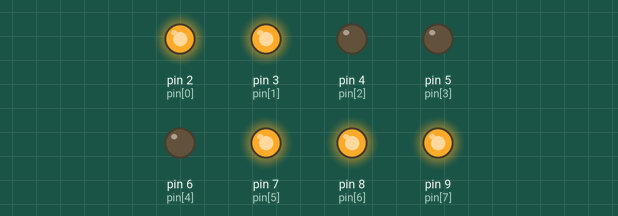
Recording of a sketch running on a simulated Arduino Uno, built with avr-gcc and run on an emulated ATmega328P. Shown: output pins drawn as LEDs (lit = HIGH).

Above: at 0.2 s.
At 1.2 s:
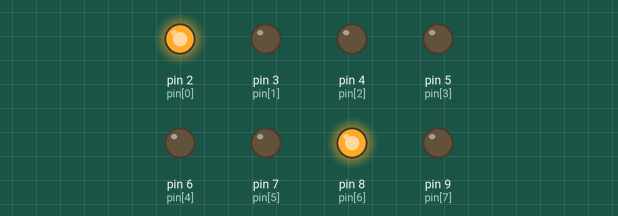
At 1.7 s:
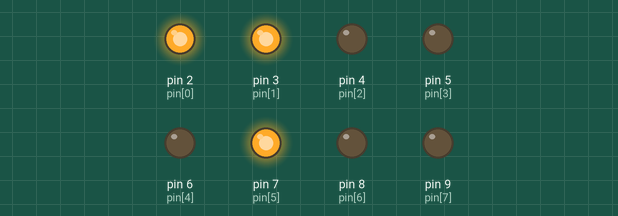
At 2.7 s:
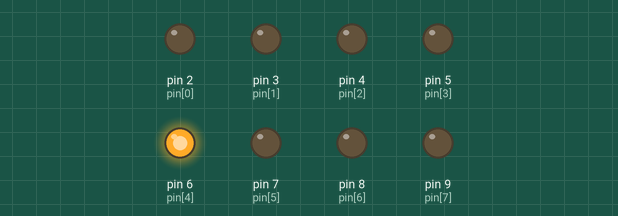
At 3.7 s:
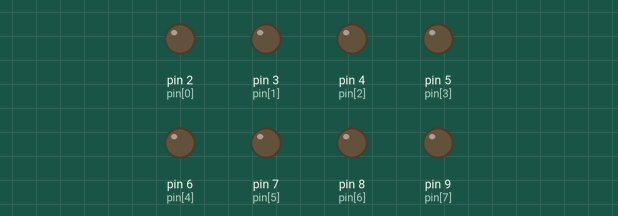
At 5.2 s:
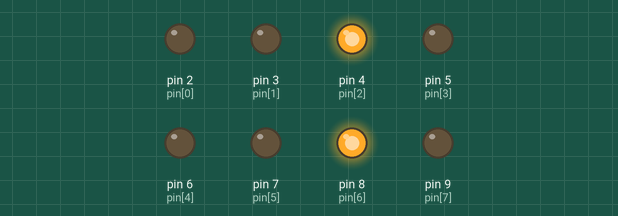
Timing chart, 0 to 5.9 s (numbered marks = the images above):
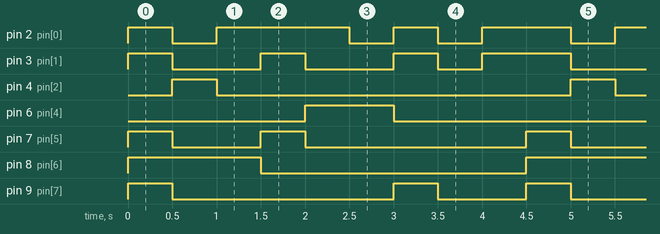

The sketch:

7segment.ino
```cpp
/*How to use a seven-segment LED display.
  created by the SriTu Tech team.
  Read the code below and use it for any of your creations.
  https://srituhobby.com
*/
byte pin[] = {2, 3, 4, 5, 6, 7, 8, 9};//arduino pin array

int number[9][8] = {//number array
  {1, 1, 0, 0, 0, 1, 1, 1},//1
  {0, 0, 1, 0, 0, 0, 1, 0},//2
  {1, 0, 0, 0, 0, 0, 1, 0},//3
  {1, 1, 0, 0, 0, 1, 0, 0},//4
  {1, 0, 0, 0, 1, 0, 0, 0},//5
  {0, 0, 0, 0, 1, 0, 0, 0},//6
  {1, 1, 0, 0, 0, 0, 0, 1},//7
  {0, 0, 0, 0, 0, 0, 0, 0},//8
  {1, 1, 0, 0, 0, 0, 0, 0},//9
};

void setup() {
  for (byte a = 0; a < 8; a++) {
    pinMode(pin[a], OUTPUT);//define output pins
  }
}

void loop() {
  for (int a = 0; a < 9; a++) {
    for (int b = 0; b < 8; b++) {
      digitalWrite(pin[b], number[a][b]);//display numbers
    }
    delay(500);//delay
  }
}
```

Measured:
- by itself, pin 2 (pin[0]): repeats every 4.5 s: LOW 0.50 s, HIGH 1.5 s, LOW 0.50 s, HIGH 0.50 s, LOW 0.50 s, HIGH 1.0 s
- by itself, pin 3 (pin[1]): repeats every 4.5 s: 2 × (LOW 1.0 s, HIGH 0.50 s), LOW 0.50 s, HIGH 1.0 s
- by itself, pin 4 (pin[2]): alternates HIGH for 0.50 s and LOW for 4.0 s
- by itself, pin 6 (pin[4]): alternates HIGH for 1.0 s and LOW for 3.5 s
- by itself, pin 7 (pin[5]): repeats every 4.5 s: LOW 1.0 s, HIGH 0.50 s, LOW 2.5 s, HIGH 0.50 s
- by itself, pin 8 (pin[6]): alternates HIGH for 1.5 s and LOW for 3.0 s
- by itself, pin 9 (pin[7]): repeats every 4.5 s: LOW 2.5 s, HIGH 0.50 s, LOW 1.0 s, HIGH 0.50 s
